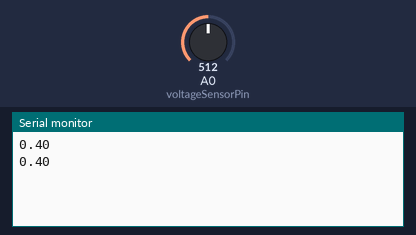
This sketch was run on a simulated Arduino Uno, built with avr-gcc and run on an emulated ATmega328P. On the bench: the last lines printed to the serial monitor. Inputs (shaded band) come from the test bench; at power-on: A0 (voltageSensorPin) = 512.

Above: at 1.8 s.
1.9 s: A0 (voltageSensorPin) set to 716
At 2.8 s:
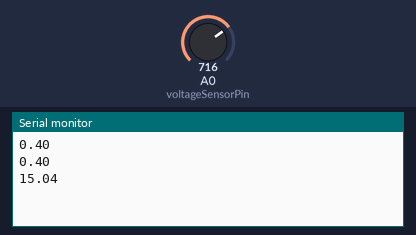
3.4 s: A0 (voltageSensorPin) set to 900
At 4.5 s:
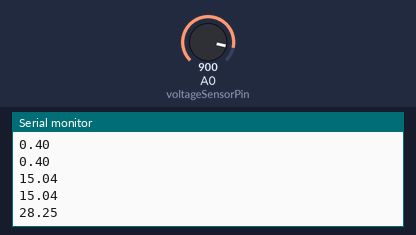
Timing chart, 0 to 6.4 s (numbered marks = the images above; inputs shaded):
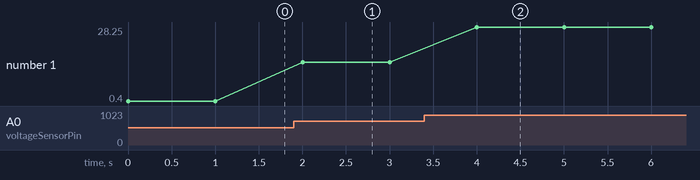

The sketch:

VoltageSensor.ino
```cpp
/**
 * test Capteur de tension
 * author : bassirou ngom
 * product : Precision Voltage Sensor 1135
 */
const float sensibilite = 0.0681*1000;
const float offset = 2475.0;
const int voltageSensorPin = A0;


void setup() {
  Serial.begin(9600);
}

void loop() {
  Serial.println(getVoltageValue());
  delay(1000);
}

float getVoltageValue(){
  int sensor = analogRead(voltageSensorPin);
  float voltage = sensor*(5000.0/1023.0);
  float num = voltage - offset;
  float mesure = num / sensibilite;
  return mesure;
}
```

Measured:
- after the input at 1.9 s, the serial monitor: prints a new line after 0.10 s (image 1)
- after the input at 3.4 s, the serial monitor: prints a new line after 0.60 s (image 2)
- plotted number 1: 0.4 → 15.04 after the input at 1.9 s, 15.04 → 28.25 after the input at 3.4 s
